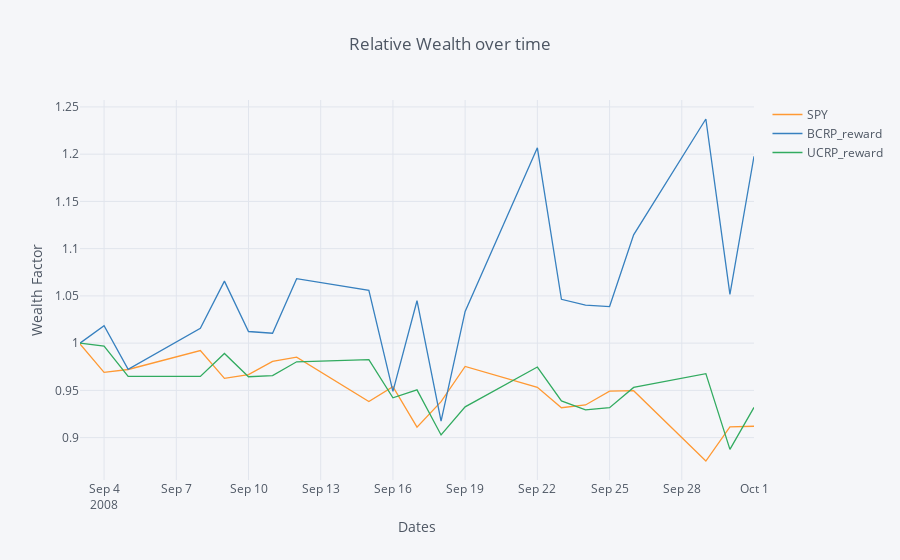

Notebook code for this chart:
### Markdown cell above
### Visualization demo
After having the output $\mathtt{wealth\_factors}$ (cumulative reward) from the algorithms above, we do the visualization as follows.

### Code cell
us_stock_prices = pd.read_csv('./00_Data/us_stocks_latest.csv',
                              header=0,
                              index_col=0)
us_stock_prices.index = pd.to_datetime(us_stock_prices.index)

#Process Stock Data
stock_prices_norm, stock_returns = process_stock_data(us_stock_prices)

# initialize with SPY
SPY_benchmark = stock_prices_norm.drop(stock_prices_norm.columns[1:], axis=1).iloc[1:]

# # Solves the convex optimization problem of the Best constant rebalanced portfolio in hindsight
if all(stock_returns.iloc[0].isna()):
        stock_returns = stock_returns.iloc[1:]
BCRP, SPY_benchmark['BCRP_reward'] = bcrp_wealth_factors(stock_returns)

# # Uniform Constant Rebalanced Portfolio
SPY_benchmark['UCRP_reward'] = ucrp_wealth_factors(stock_returns)

# # Add reward for other portfolios as well, for example:

# w, SPY_benchmark['Balanced_Portfolio'] = Balanced_Portfolio(weight, stock_returns, wM, wC)

# # plot
iplot(SPY_benchmark.iplot(asFigure=True, kind='scatter',xTitle='Dates',yTitle='Wealth Factor',title='Relative Wealth over time'))

### Figure 1 — Plotly figure (JSON) as saved in the notebook; plotly's stock layout.template omitted (floating-point values rounded to 4 significant figures)
{"data": [{"line": {"color": "rgba(255, 153, 51, 1.0)", "dash": "solid", "shape": "linear", "width": 1.3}, "mode": "lines", "name": "SPY", "text": "", "type": "scatter", "uid": "2d8cec37-ca39-45d6-afe4-0ea7f0f8a0bd", "x": ["2008-09-03", "2008-09-04", "2008-09-05", "2008-09-08", "2008-09-09", "2008-09-10", "2008-09-11", "2008-09-12", "2008-09-15", "2008-09-16", "2008-09-17", "2008-09-18", "2008-09-19", "2008-09-22", "2008-09-23", "2008-09-24", "2008-09-25", "2008-09-26", "2008-09-29", "2008-09-30", "2008-10-01"], "y": [0.9991, 0.9691, 0.9721, 0.9922, 0.9627, 0.9666, 0.9806, 0.9852, 0.9383, 0.954, 0.9111, 0.9381, 0.9754, 0.9533, 0.9316, 0.9346, 0.9492, 0.9497, 0.8753, 0.9115, 0.912]}, {"line": {"color": "rgba(55, 128, 191, 1.0)", "dash": "solid", "shape": "linear", "width": 1.3}, "mode": "lines", "name": "BCRP_reward", "text": "", "type": "scatter", "uid": "e2e76886-ec50-422f-b37a-d46a88679ca7", "x": ["2008-09-03", "2008-09-04", "2008-09-05", "2008-09-08", "2008-09-09", "2008-09-10", "2008-09-11", "2008-09-12", "2008-09-15", "2008-09-16", "2008-09-17", "2008-09-18", "2008-09-19", "2008-09-22", "2008-09-23", "2008-09-24", "2008-09-25", "2008-09-26", "2008-09-29", "2008-09-30", "2008-10-01"], "y": [1, 1.018, 0.9723, 1.016, 1.066, 1.012, 1.011, 1.068, 1.056, 0.949, 1.045, 0.9174, 1.034, 1.207, 1.046, 1.04, 1.039, 1.115, 1.237, 1.052, 1.198]}, {"line": {"color": "rgba(50, 171, 96, 1.0)", "dash": "solid", "shape": "linear", "width": 1.3}, "mode": "lines", "name": "UCRP_reward", "text": "", "type": "scatter", "uid": "21c49a03-1f4b-43c1-930a-e2fc7fd1913b", "x": ["2008-09-03", "2008-09-04", "2008-09-05", "2008-09-08", "2008-09-09", "2008-09-10", "2008-09-11", "2008-09-12", "2008-09-15", "2008-09-16", "2008-09-17", "2008-09-18", "2008-09-19", "2008-09-22", "2008-09-23", "2008-09-24", "2008-09-25", "2008-09-26", "2008-09-29", "2008-09-30", "2008-10-01"], "y": [1, 0.9968, 0.9648, 0.9647, 0.9891, 0.9644, 0.9656, 0.9803, 0.9826, 0.9421, 0.9505, 0.9028, 0.9326, 0.9747, 0.9389, 0.9295, 0.9317, 0.9532, 0.9677, 0.8875, 0.932]}], "layout": {"legend": {"bgcolor": "#F5F6F9", "font": {"color": "#4D5663"}}, "paper_bgcolor": "#F5F6F9", "plot_bgcolor": "#F5F6F9", "title": {"font": {"color": "#4D5663"}, "text": "Relative Wealth over time"}, "xaxis": {"gridcolor": "#E1E5ED", "showgrid": true, "tickfont": {"color": "#4D5663"}, "title": {"font": {"color": "#4D5663"}, "text": "Dates"}, "zerolinecolor": "#E1E5ED"}, "yaxis": {"gridcolor": "#E1E5ED", "showgrid": true, "tickfont": {"color": "#4D5663"}, "title": {"font": {"color": "#4D5663"}, "text": "Wealth Factor"}, "zerolinecolor": "#E1E5ED"}}}
